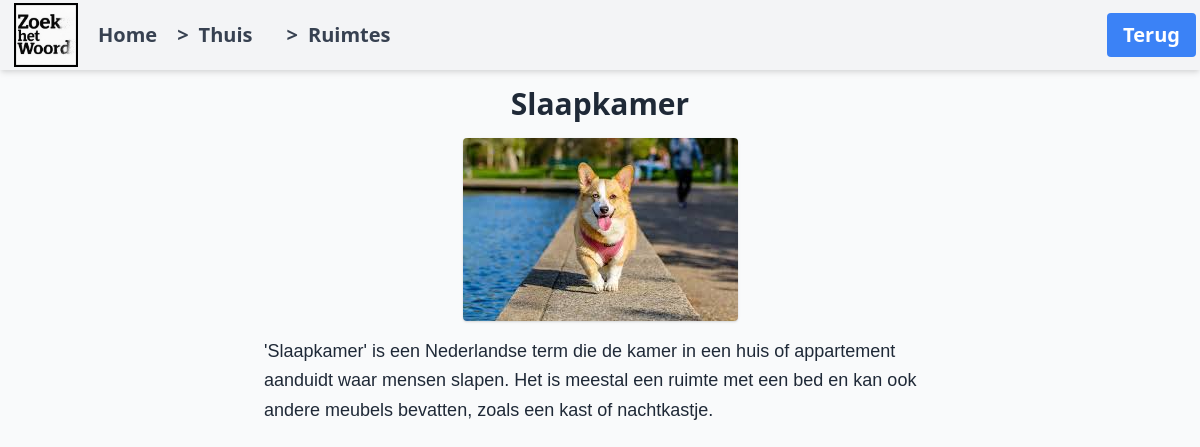
Screenshot of /word/4/ with the database file from the repository.
### ftwapp/models.py (models this page shows, shortened)
class Word(models.Model):
    name = models.CharField(max_length=100)
    image = models.ImageField(upload_to='words/', blank=True, null=True)
    category = models.ForeignKey(Category, on_delete=models.CASCADE,related_name='words', null=True, blank=True)
    subcategory = models.ForeignKey(Subcategory, on_delete=models.CASCADE, related_name='words', null=True, blank=True)
    description = models.TextField(blank=True, null=True)

class Subcategory(models.Model):
    name = models.CharField(max_length=200)
    category = models.ForeignKey(Category, related_name='subcategories', on_delete=models.CASCADE)
    image = models.ImageField(upload_to='subcategories/', blank=True, null=True)

class Category(models.Model):
    name = models.CharField(max_length=100)
    image = models.ImageField(upload_to='categories/')
    parent = models.ForeignKey('self', null=True, blank=True, related_name='child_categories', on_delete=models.CASCADE)

### ftwapp/views.py (the view)
# urls.py: path('word/<int:pk>/', views.word_detail, name='word_detail'),
def word_detail(request, pk):
    word = get_object_or_404(Word, pk=pk)
    return render(request, 'word_detail.html', {'word': word})

### ftwapp/templates/word_detail.html (shortened to what this page needs)
{% extends "base.html" %}
{% load static %}
{% block nav_button %}
<a href="{% url 'subcategory_detail' word.subcategory.pk %}"
    class="bg-blue-500 text-white px-4 py-2 rounded hover:bg-blue-600 transition">Terug</a>
{% endblock %}
{% block breadcrumbs %}
<div class="breadcrumbs">
    <a href="{% url 'category_detail' word.subcategory.category.pk %}">
        <span>&gt;</span> {{ word.subcategory.category.name }}
    </a>
    <a href="{% url 'subcategory_detail' word.subcategory.pk %}">
        <span>&gt;</span> {{ word.subcategory.name }}
    </a>
</div>
{% endblock %}
{% block content %}
<h1 class="text-3xl font-bold mb-4 text-center">{{ word.name }}</h1>
{% if word.image %}
<img src="{{ word.image.url }}" alt="{{ word.name }}" style="max-height: 66vh;" class="mb-4 rounded shadow mx-auto">
{% else %}
<img src="{% static 'images/default.jpg' %}" alt="Default Image" style="max-height: 66vh;" class="mb-4 rounded shadow mx-auto">
{% endif %}
<p class="text-lg leading-relaxed max-w-2xl mx-auto" style="font-family: Verdana, Arial, sans-serif;">{{word.description}}</p>
{% endblock %}

### static/styles.css (style rules this page uses)
nav a, nav button { font-size: 20px; padding: 12px 10px; text-decoration: none; border: none; background: none; cursor: pointer; color: inherit; }
nav a+a, nav button+button { margin-left: 10px; }
.breadcrumbs { display: flex; align-items: center; gap: 4px; }
.breadcrumbs a { display: flex; align-items: center; gap: 10px; text-decoration: none; color: inherit; }
.breadcrumbs span { font-size: 20px; }

### rows the page displays
Word: subcategory.category.name "Thuis", subcategory.name "Ruimtes", name "Slaapkamer", description "'Slaapkamer' is een Nederlandse term die de kamer in een huis of appartement aanduidt waar mensen slapen. Het is meestal een ruimte met een bed en kan ook andere meubels bevatten, zoals een kast of nachtkastje."
